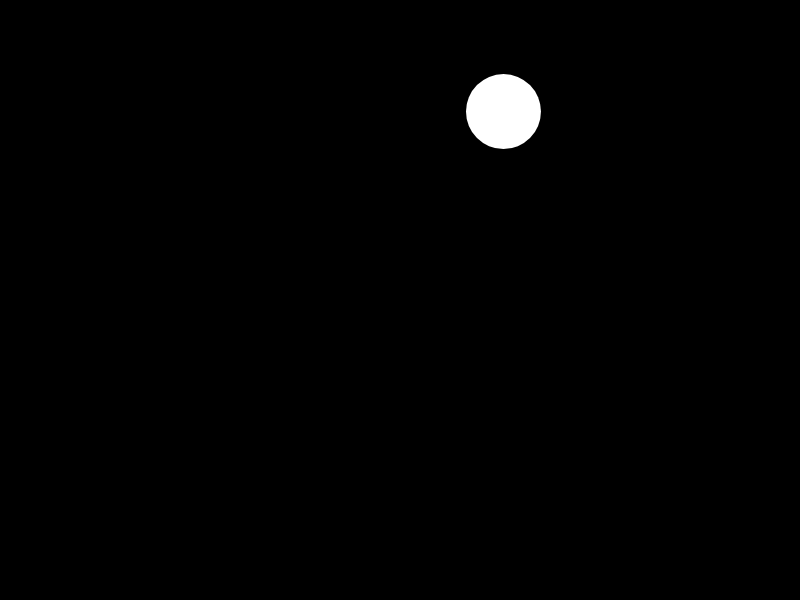
Frame 1 (no input)
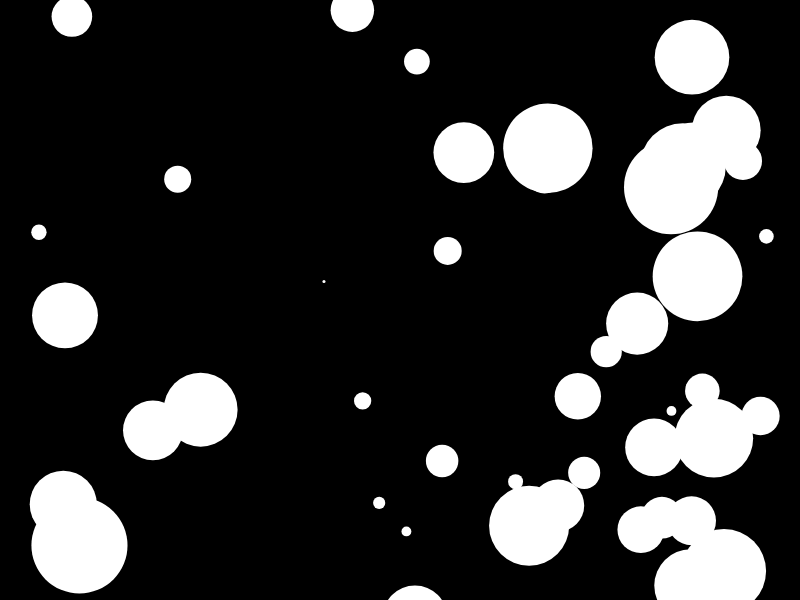
Frame 60 (no input)
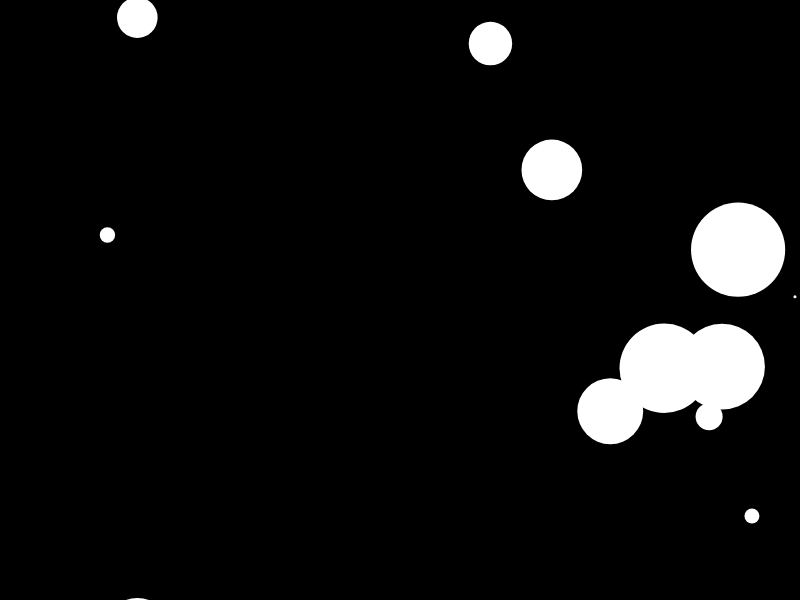
Frame 120 (the mouse pressed at the canvas centre since frame 60)

The p5.js sketch that drew these frames (run headless with seeded random() and noise() and a simulated clock; from frame 60 on, the mouse is pressed at the canvas centre):

// p5.js sketch
// ── sketch.js
//Global Variables
var time = 0
var balls = []

//Ball Class
class Ball {
  constructor(x, y, s, xvel, yvel) {
    this.x = x
    this.y = y
    this.s = s
    this.xvel = xvel
    this.yvel = yvel
  }
  move() {
    this.x = this.x + this.xvel
    this.y = this.y + this.yvel
  }
  display() {
    ellipseMode(CENTER)
    noStroke()
    fill(255)
    ellipse(this.x, this.y, this.s)
  }
}


function setup() {
  // put setup code here
  createCanvas(800,600)
  frameRate(60)
  for (var i = 0; i < 1; i++) {
    balls[i] = new Ball(random(700),random(500),random(100),random(10),random(10))
  }

}

function draw() {
  // put drawing code here

  background(0)
  for (var i = 0; i < balls.length; i++) {
    balls[i].move()
    balls[i].display()

  }

  if (frameCount % 60 == 0) {
    time ++
    //Displays the current time in the console
    print(time)
  }



  //Checks to see if time is divisible by 4
  if (time % 4 == 0) {
    newBall()

  }


}

function newBall() {
  var createBall = new Ball(random(700),random(500),random(100),random(10),random(10))
  //Pushes a new Ball class to the end of the array
  balls.push(createBall)
}
